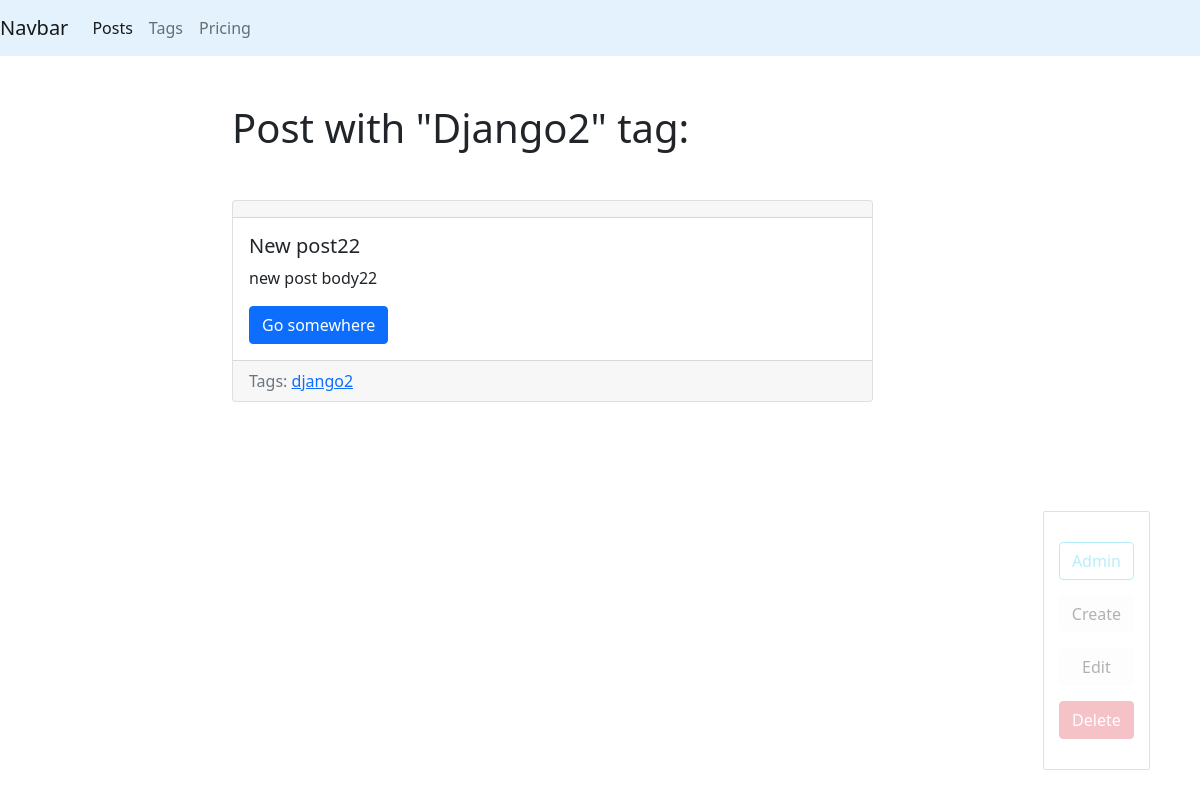
The app's page /blog/tag/django2/ with its own data.
### blog/models.py (models this page shows, shortened)
class Tag(models.Model):
    title= models.CharField(max_length=50)
    slug = models.SlugField(max_length=50,unique = True)
    def get_absolute_url(self):
        return reverse('tag_detail_url', kwargs={'slug':self.slug})
    def get_delete_url(self):
        return reverse('tag_delete_url', kwargs={'slug':self.slug})
    def get_update_url(self):
        return reverse('tag_update_url',kwargs = {'slug': self.slug})

class Post(models.Model):
    title = models.CharField(max_length=150,db_index = True)
    slug = models.SlugField(max_length=150,blank=True,unique = True)
    body = models.TextField(blank=True,db_index= True)
    tags = models.ManyToManyField('Tag', blank=True, related_name= 'posts' )
    date_pub = models.DateTimeField(auto_now_add=True)

### blog/views.py (the view)
# urls.py: path('tag/<str:slug>/',TagDetail.as_view(),name='tag_detail_url'),
class TagDetail(ObjectDetailMixin,View):
    model = Tag
    template = 'blog/tag_detail.html'

### blog/utils.py (called while the page is built)
    def get(self,request, slug):
        obj = get_object_or_404(self.model,slug__iexact=slug)
        return render(request,self.template,context = {self.model.__name__.lower(): obj , 'admin_object':obj , 'detail': True})

### blog/templates/blog/tag_detail.html (shortened to what this page needs)
{% extends 'blog/base_blog.html' %}
{% block content %}
	<h1 class="mb-5">Post with "{{tag.title|title}}" tag:</h1>
	{%for post in tag.posts.all%}
		{% include 'blog/includes/post_card_template.html'  %}
	{% endfor %}
{%endblock%}

### blog/templates/blog/includes/post_card_template.html (shortened to what this page needs)
		<div class="card mb-4">
		  <div class="card-header">
		  </div>
		  <div class="card-body">
			<h5 class="card-title">{{post.title}} </h5>
			<p class="card-text"> {{post.body|truncatewords:15}}</p>
			<a href="{%url 'post_detail_url' slug=post.slug %}" class="btn btn-primary">Go somewhere</a>
		  </div>
		    <div class="card-footer text-muted">
				Tags:
				{% for tag in post.tags.all %}
					<a href="{{ tag.get_absolute_url }}"> {{tag.title}}  </a>
				{% endfor %}
			</div>
		</div>

### records on screen
Tag: title "Django2", title "django2"
Post: title "New post22", body "new post body22"
